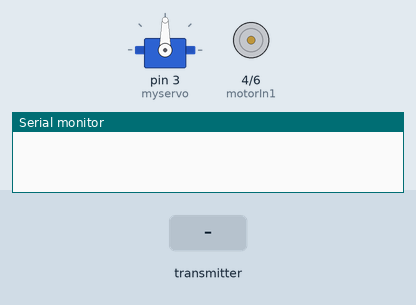
A program run on a simulated Arduino Mega 2560, built with avr-gcc and run on an emulated ATmega2560. Shown: servo, motor-driver pin pairs drawn as motors (green arrow = first pin HIGH = forward, orange = second pin HIGH = backward, longer = more drive, scaled by the enable pin), the last lines printed to the serial monitor. The inputs (shaded band) are chosen by the test bench. No radio packets arrive unless stated.

Above: at 1.2 s.
1.3 s: the transmitter starts sending recieved_data.0 = 0
At 2.1 s:
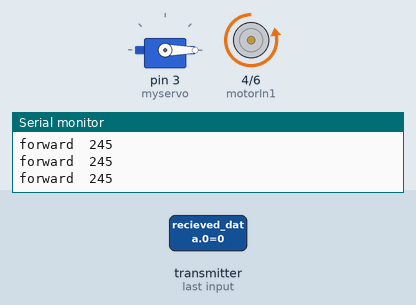
2.8 s: the transmitter starts sending recieved_data.1 = 128
At 3.2 s:
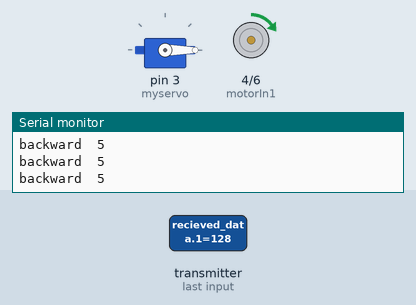
4.3 s: the transmitter starts sending recieved_data.1 = 64
At 5.5 s:
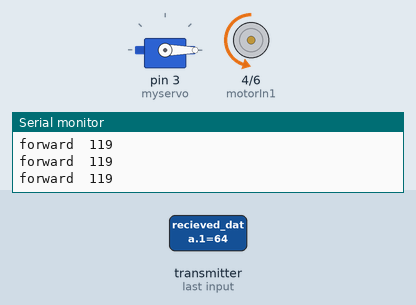
5.8 s: the transmitter starts sending recieved_data.0 = 64
At 6.7 s:
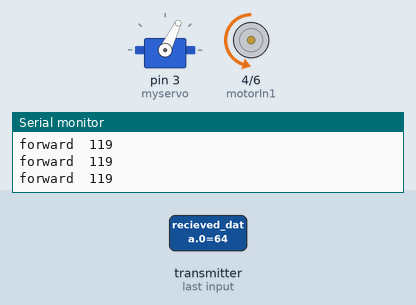
7.3 s: the transmitter starts sending recieved_data.1 = 255
At 7.9 s:
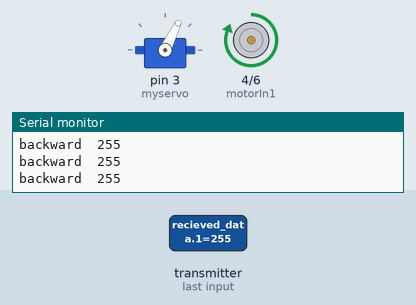
8.8 s: the transmitter starts sending recieved_data.0 = 128
At 10.2 s:
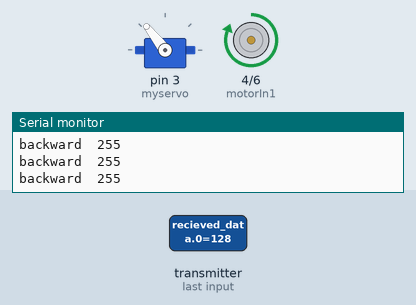
Timing chart, 0 to 11.3 s (numbered marks = the images above; inputs shaded):
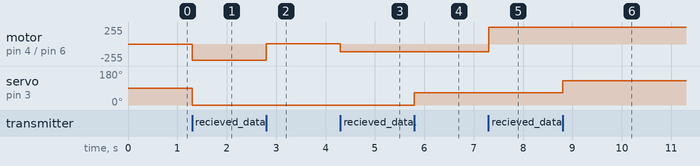

Measured:
- after the input at 1.3 s, motor on pin 4 (motorIn1) / pin 6 (motorIn2): stopped → backward 245/255 at once; servo on pin 3 (myservo): 90° → 0° at once
- after the input at 2.8 s, motor on pin 4 (motorIn1) / pin 6 (motorIn2): backward 245/255 → forward 5/255 at once
- after the input at 4.3 s, motor on pin 4 (motorIn1) / pin 6 (motorIn2): forward 5/255 → backward 119/255 at once
- after the input at 5.8 s, servo on pin 3 (myservo): 0° → 64° at once
- after the input at 7.3 s, motor on pin 4 (motorIn1) / pin 6 (motorIn2): backward 119/255 → forward 255/255 at once
- after the input at 8.8 s, servo on pin 3 (myservo): 64° → 128° at once

The program:

main.cpp
```cpp
#include <Arduino.h>

#include <SPI.h>
#include "nRF24L01.h"
#include "RF24.h"

RF24 radio(9, 10); // "создать" модуль на пинах 9 и 10 Для Уно
// RF24 radio(9,53); // для Меги
// массив для данных которые принимаю
byte recieved_data[2];

// пины для мотора
int motorIn1 = 4; // направление 1  0  0  1
int motorIn2 = 6; // направление 0  1  0  1
int motorEn = 5;  // скорость  0-255
int motorSpeed;

#include <Servo.h>
Servo myservo;
int ServoPos;

byte address[][6] = {"1Node", "2Node", "3Node", "4Node", "5Node", "6Node"}; //возможные номера труб

void setup()
{
  myservo.attach(3);

  pinMode(motorEn, OUTPUT); //
  pinMode(motorIn1, OUTPUT);
  pinMode(motorIn2, OUTPUT);

  Serial.begin(9600);       //открываем порт для связи с ПК
  radio.begin();            //активировать модуль
  radio.setAutoAck(1);      //режим подтверждения приёма, 1 вкл 0 выкл
  radio.setRetries(0, 15);  //(время между попыткой достучаться, число попыток)
  radio.enableAckPayload(); //разрешить отсылку данных в ответ на входящий сигнал
  radio.setPayloadSize(32); //размер пакета, в байтах

  radio.openReadingPipe(1, address[0]); //хотим слушать трубу 0
  radio.setChannel(0x66);               //выбираем канал (в котором нет шумов!)

  radio.setPALevel(RF24_PA_MAX);   //уровень мощности передатчика. На выбор RF24_PA_MIN, RF24_PA_LOW, RF24_PA_HIGH, RF24_PA_MAX
  radio.setDataRate(RF24_250KBPS); //скорость обмена. На выбор RF24_2MBPS, RF24_1MBPS, RF24_250KBPS
  //должна быть одинакова на приёмнике и передатчике!
  //при самой низкой скорости имеем самую высокую чувствительность и дальность!!

  radio.powerUp();        //начать работу
  radio.startListening(); //начинаем слушать эфир, мы приёмный модуль
}

void loop()
{
  byte pipeNo;
  while (radio.available(&pipeNo))
  {                                                    // слушаем эфир со всех труб
    radio.read(&recieved_data, sizeof(recieved_data)); // чиатем входящий сигнал
   // Serial.print(recieved_data[0]);                    // подать на реле сигнал с 0 места массива
    //Serial.print("  ");
    //Serial.println(recieved_data[1]); //то бишь 0 или 1

    if (recieved_data[1] == 125)
    {
      motorSpeed = 0;
      digitalWrite(motorIn1, LOW);
      digitalWrite(motorIn2, LOW);
      // Serial.println(motorSpeed);
    }
    else if (recieved_data[1] > 125) // едем вперед
    {
      digitalWrite(motorIn1, HIGH);
      digitalWrite(motorIn2, LOW);
      motorSpeed = map(recieved_data[1], 125, 255, 0, 255);
      // Serial.println(motorSpeed);
      Serial.print("backward  ");
      Serial.println(motorSpeed);
    }
    else // едем назад
    {
      motorSpeed = map(recieved_data[1], 255, 125, 0, 255)-255;
      digitalWrite(motorIn1, LOW);
      digitalWrite(motorIn2, HIGH);
      // Serial.println(motorSpeed);
      Serial.print("forward  ");
      Serial.println(motorSpeed);
    }

    analogWrite(motorEn, motorSpeed);
    ServoPos = map(recieved_data[0], 0, 255, 0, 150); // положение серводвигателя
    myservo.write(recieved_data[0]);
  }
}
```
